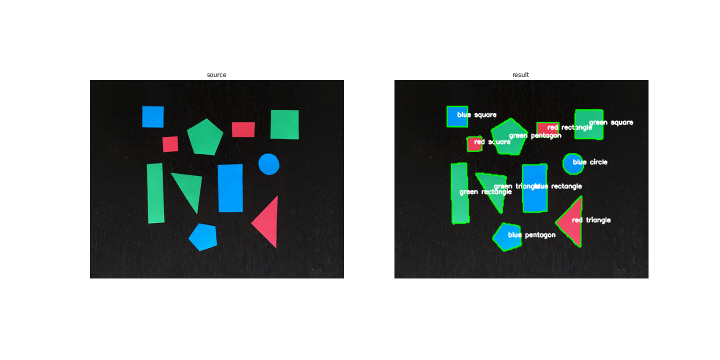
#> input picture HW10/images/Q3.png, 1440 x 720 px, found by its file name (shown at 1/2 size)
$ jupyter execute HW10.ipynb   (shell and % lines are left out)
#> lines starting #> are read from the running program, lines starting #| are printed output that depends on the picture; after the words box and inside, x2 and y2 are one past the last pixel; in counts of white or black regions, pixels touching at a corner belong together
#> further down, image is the input picture: shape (720, 1440, 3); mean B, G, R 172.7, 173.9, 167.8
# HomeWork 10

**DeadLine : 23;59 12 Azar 1398**

**Total points : 100pts**

Import some prerequisites.

[cell 1]
import cv2
import numpy as np
import matplotlib.pyplot as plt
import os
import time

Run this cell for plotting.

[cell 2]
def plotter(img_list, r, w, gray, wr, hr, fig_name = None):
    '''
    Plots images' list with its' caption and saves result image if you want.

    Parameters:
        img_list (list): The list of tuples of image and its' caption.
        r (int): The number of row(s).
        w (int): The number of colunm(s).
        gray (bool): The flag for plotting images in grayscale mode.
        wr (int): The width of one figure.
        hr (int): The height of one figure.
        fig_name (str): The name of the image of the plot. if not set this parameter the plot doesn't save.
    '''

    plt.rcParams['figure.figsize'] = (wr, hr)
    for i in range(len(img_list)):
        plt.subplot(r, w, i + 1)
        if img_list[i][2] == 'img':
            if gray:
                plt.imshow(img_list[i][0], cmap = 'gray')
            else:
                plt.imshow(img_list[i][0])
            plt.xticks([])
            plt.yticks([])
        elif img_list[i][2] == 'hist':
            plt.bar(np.arange(len(img_list[i][0])), img_list[i][0], color = 'c')
        else:
            raise Exception("Only image or histogram. Use third parameter of tuples in img_list and set it to img or hist.")
        plt.title(img_list[i][1])
    if fig_name is not None:
        plt.savefig(fig_name + '.png')
    plt.show()

# PART 3

**Point : 35 pts**

Here is for your helper functions(optional).

[cell 3]
from scipy.spatial import distance as dist
from collections import OrderedDict
import imutils

class ShapeDetector:
    def __init__(self):
        pass
    def detect(self, c):
        shape = "unidentified"
        peri = cv2.arcLength(c, True)
        approx = cv2.approxPolyDP(c, 0.04 * peri, True)
        if len(approx) == 3:
            shape = "triangle"
        elif len(approx) == 4:
            (x, y, w, h) = cv2.boundingRect(approx)
            ar = w / float(h)
            shape = "square" if ar >= 0.95 and ar <= 1.05 else "rectangle"
        elif len(approx) == 5:
            shape = "pentagon"
        else:
            shape = "circle"
        return shape

class ColorLabeler:
    def __init__(self):
        # initialize the colors dictionary, containing the color
        # name as the key and the RGB tuple as the value
        colors = OrderedDict({
            "red": (255, 0, 0),
            "green": (0, 255, 0),
            "blue": (0, 0, 255)})
        # allocate memory for the L*a*b* image, then initialize
        # the color names list
        self.lab = np.zeros((len(colors), 1, 3), dtype="uint8")
        self.colorNames = []
        # loop over the colors dictionary
        for (i, (name, rgb)) in enumerate(colors.items()):
            # update the L*a*b* array and the color names list
            self.lab[i] = rgb
            self.colorNames.append(name)
        # convert the L*a*b* array from the RGB color space
        # to L*a*b*
        self.lab = cv2.cvtColor(self.lab, cv2.COLOR_RGB2LAB)

    def label(self, image, c):
        # construct a mask for the contour, then compute the
        # average L*a*b* value for the masked region
        mask = np.zeros(image.shape[:2], dtype="uint8")
        cv2.drawContours(mask, [c], -1, 255, -1)
        mask = cv2.erode(mask, None, iterations=2)
        mean = cv2.mean(image, mask=mask)[:3]
        # initialize the minimum distance found thus far
        minDist = (np.inf, None)
        # loop over the known L*a*b* color values
        for (i, row) in enumerate(self.lab):
            # compute the distance between the current L*a*b*
            # color value and the mean of the image
            d = dist.euclidean(row[0], mean)
            # if the distance is smaller than the current distance,
            # then update the bookkeeping variable
            if d < minDist[0]:
                minDist = (d, i)
        # return the name of the color with the smallest distance
        return self.colorNames[minDist[1]]

Implement this function to detect shapes and their colors in an input image.

[cell 4]
def detect_shape_color(image):
    '''
    Detects shapes and their color in the input image.

    Parameters:
        image (numpy.ndarray): The input image.

    Returns:
        numpy.ndarray: The result image.
    '''

    result = image.copy()

    #Write your code here
    resized = imutils.resize(image, width=300)
    ratio = image.shape[0] / float(resized.shape[0])
#> ratio = 4.8
    blurred = cv2.GaussianBlur(resized, (5, 5), 0)
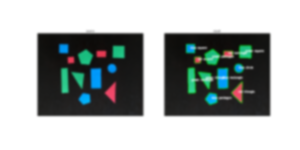
#> blurred: shape (150, 300, 3); mean B, G, R 172.7, 173.8, 167.8
    gray = cv2.cvtColor(blurred, cv2.COLOR_BGR2GRAY)
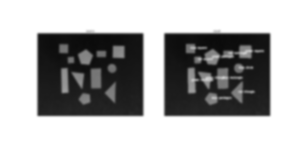
#> gray: shape (150, 300); min 10, max 255, mean 171.9
    lab = cv2.cvtColor(blurred, cv2.COLOR_BGR2LAB)
#> lab: shape (150, 300, 3); mean of channels 0, 1, 2 173.7, 126.5, 128.5
    thresh = cv2.threshold(gray, 60, 255, cv2.THRESH_BINARY)[1]
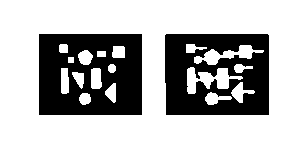
#> thresh: shape (150, 300); 70% white; 2 black regions
    # find contours in the thresholded image
    cnts = cv2.findContours(thresh.copy(), cv2.RETR_EXTERNAL, cv2.CHAIN_APPROX_SIMPLE)
#> cnts = 1 contour; box (x1, y1, x2, y2) and area: (0, 0, 300, 150) 44551
    cnts = imutils.grab_contours(cnts)
#> cnts = [[[0, 0], [0, 149], [299, 149], [299, 0]]]
    # initialize the shape detector and color labeler
    sd = ShapeDetector()
    cl = ColorLabeler()
    for c in cnts:
        # compute the center of the contour
        M = cv2.moments(c)
        cX = int((M["m10"] / M["m00"]) * ratio)
        cY = int((M["m01"] / M["m00"]) * ratio)
        # detect the shape of the contour and label the color
        shape = sd.detect(c)
        color = cl.label(lab, c)
        # multiply the contour (x, y)-coordinates by the resize ratio,
        # then draw the contours and the name of the shape and labeled
        # color on the image
        c = c.astype("float")
        c *= ratio
        c = c.astype("int")
        text = "{} {}".format(color, shape)
        cv2.drawContours(result, [c], -1, (0, 255, 0), 2)
        cv2.putText(result, text, (cX, cY), cv2.FONT_HERSHEY_SIMPLEX, 0.5, (255, 255, 255), 2)
#> this loop made 1 pass
#> (c, cX, cY, shape, peri in detect, approx in detect, x in detect, y in detect) on pass 1: ([[0, 0], [0, 715], [1435, 715], [1435, 0]], 717, 357, 'rectangle', 896, [[0, 0], [0, 149], [299, 149], [299, 0]], 0, 0)
#> result: shape (720, 1440, 3); 1.06% of pixels changed, all inside (x1, y1, x2, y2) = (0, 0, 1437, 717)

    return result

Test your implementation (don't change this cell).

[cell 5]
image_list = []
image = cv2.imread(os.path.join('images', 'q3.png'))
image_list.append([cv2.cvtColor(image, cv2.COLOR_BGR2RGB), 'source', 'img'])
image_list.append([cv2.cvtColor(detect_shape_color(image), cv2.COLOR_BGR2RGB), 'result', 'img'])
plotter(image_list, 1, 2, False, 20, 10, 'Q3')
#> the loop in plotter, `for i in range(len(img_list)):` made 2 passes
#> in plotter, `plt.savefig(fig_name + '.png')`:
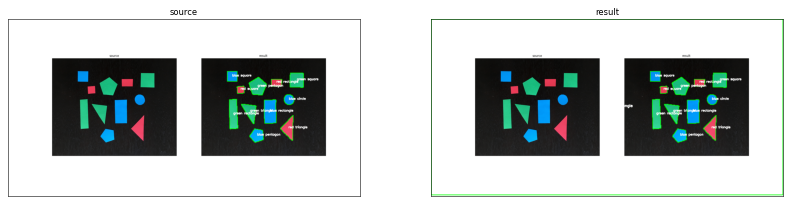
#> figure drawn by matplotlib, 2 panels

# PART 4

**Point : 40 pts**

Here is for your helper functions(optional).

Please, set your structuring element here:

[cell 6]
structuring_element = np.ones((51,51))
#> structuring_element: shape (51, 51) float64; every value is 1
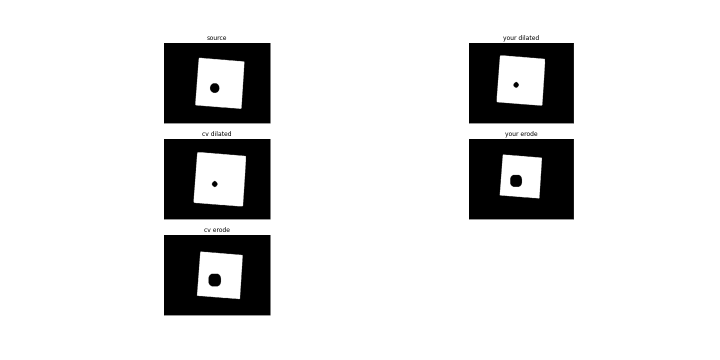
#> input picture HW10/images/Q4.png, 1440 x 720 px, found by its file name (shown at 1/2 size)
#> further down, image is the input picture: shape (720, 1440); min 0, max 255, mean 222.8

Implement this function to dilate the input image with a square element without using the OpenCV methods.

[cell 7]
def your_dilate(image, structuring_element):
    '''
    Applies your dilation.

    Parameters:
        image (numpy.ndarray): The input image.
        structuring_element (numpy.ndarray): The structuring element must be square.

    Returns:
        numpy.ndarray: The result image.
    '''

    result = image.copy()

    #Write your code here
#     result = cv2.filter2D(image, -1, structuring_element)
    border = 25
    image = cv2.copyMakeBorder(image, border, border, border, border, cv2.BORDER_REPLICATE)
#> image: shape (770, 1490)
    result = cv2.copyMakeBorder(image, border, border, border, border, cv2.BORDER_REPLICATE)
#> result: shape (820, 1540)

    for i in range(0, image.shape[0]-50):
        for j in range(0, image.shape[1]-50):
            if image[i+25, j+25] == 255:
                result[i:i+51, j:j+51] = 255
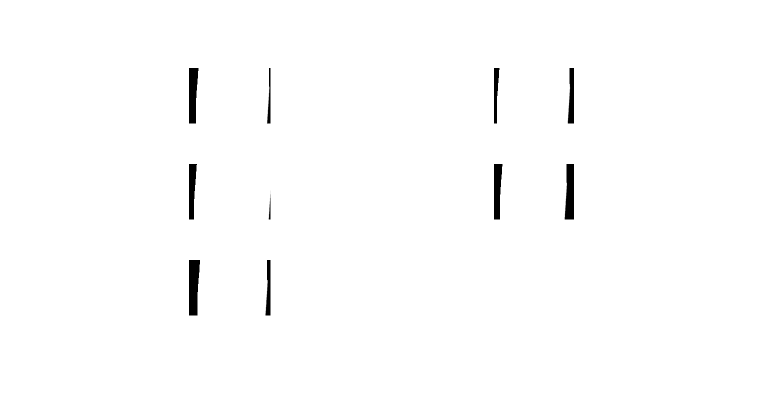
#> result: shape (820, 1540) (shown at 1/2 size); min 0, max 255, mean 252.7

    for i in range(25, result.shape[0]-24):
        for j in range(25, result.shape[1]-24):
            result[i-25,j-25] = result[i,j]
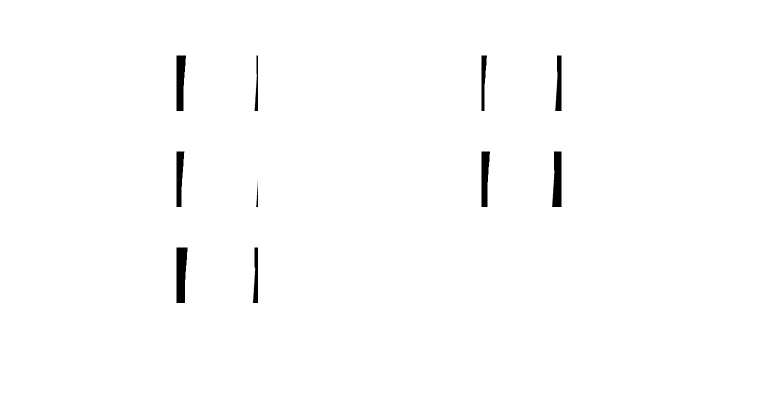
#> result: shape (820, 1540) (shown at 1/2 size); 1.89% of pixels changed, all inside (x1, y1, x2, y2) = (353, 111, 1148, 631)

    return result

Implement this function to erode the input image with a square element without using the OpenCV methods.

[cell 8]
def your_erode(image, structuring_element):
    '''
    Applies your erosion.

    Parameters:
        image (numpy.ndarray): The input image.
        structuring_element (numpy.ndarray): The structuring element must be square.

    Returns:
        numpy.ndarray: The result image.
    '''

    result = image.copy()

    #Write your code here
    border = 25
    image = cv2.copyMakeBorder(image, border, border, border, border, cv2.BORDER_REPLICATE)
    result = cv2.copyMakeBorder(image, border, border, border, border, cv2.BORDER_REPLICATE)

    for i in range(0, image.shape[0]-50):
        for j in range(0, image.shape[1]-50):
            if (image[i:i+51, j:j+51] == 255).all():
                result[i+25, j+25] = 255
            else:
                result[i+25, j+25] = 0
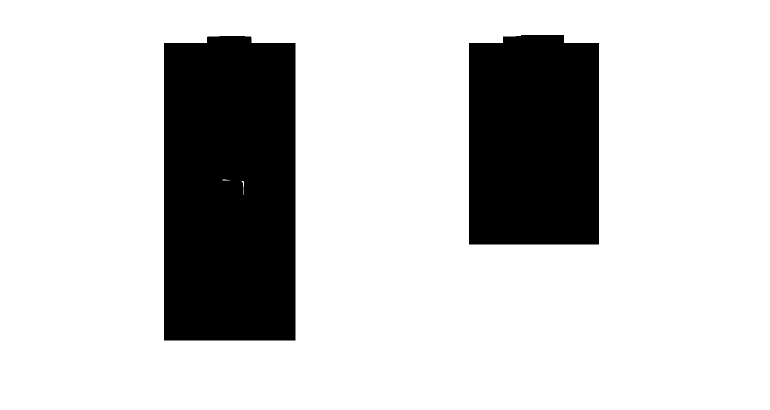
#> result: shape (820, 1540) (shown at 1/2 size); 79.1% white; 2 black regions, box (x1, y1, x2, y2) and area: (328, 72, 591, 681) 157622, (938, 70, 1198, 489) 106634

    for i in range(25, result.shape[0]-24):
        for j in range(25, result.shape[1]-24):
            result[i-25,j-25] = result[i,j]
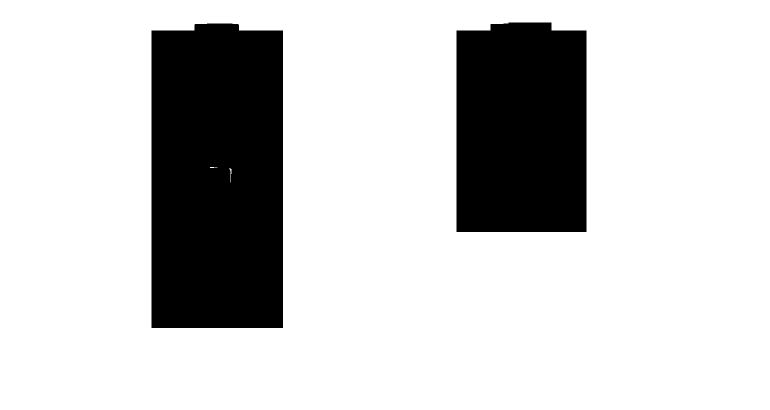
#> result: shape (820, 1540) (shown at 1/2 size); 79.1% white; 2 black regions, box (x1, y1, x2, y2) and area: (303, 47, 566, 656) 157622, (913, 45, 1173, 464) 106634

    return result

Implement this function to dilate the input image with a square element using the OpenCV methods.

[cell 9]
def cv_dilate(image, structuring_element):
    '''
    Applies OpenCV dilation.

    Parameters:
        image (numpy.ndarray): The input image.
        structuring_element (numpy.ndarray): The structuring element must be square.

    Returns:
        numpy.ndarray: The result image.
    '''

    result = image.copy()

    #Write your code here
    result = cv2.dilate(image, structuring_element)

    return result

Implement this function to erode the input image with a square element using the OpenCV methods.

[cell 10]
def cv_erode(image, structuring_element):
    '''
    Applys OpenCV erosion.

    Parameters:
        image (numpy.ndarray): The input image.
        structuring_element (numpy.ndarray): The structuring element must be square.

    Returns:
        numpy.ndarray: The result image.
    '''

    result = image.copy()

    #Write your code here
    result = cv2.erode(image, structuring_element)
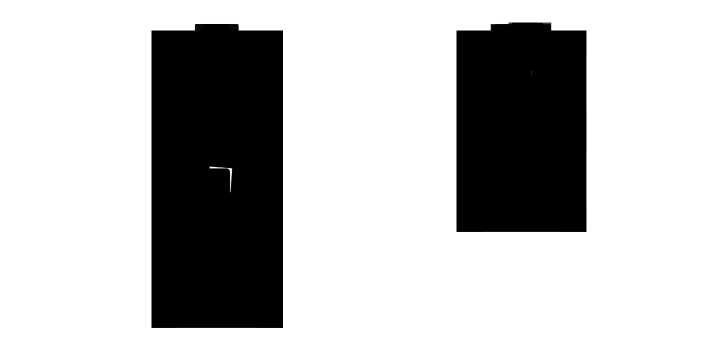
#> result: shape (720, 1440) (shown at 1/2 size); min 0, max 255, mean 190.1

    return result

Test your implementation (don't change this cell).

[cell 11]
image_list = []
image = cv2.imread(os.path.join('images', 'q4.png'), cv2.IMREAD_GRAYSCALE)
image_list.append([image, 'source', 'img'])
t1 = time.time()
y_dilate = your_dilate(image, structuring_element)
t2 = time.time()
print('time for your_dilate: %f s' % (t2 - t1))
t1 = time.time()
c_dilate = cv_dilate(image, structuring_element)
t2 = time.time()
print('time for cv_dilate: %f s' % (t2 - t1))
t1 = time.time()
y_erode = your_erode(image, structuring_element)
t2 = time.time()
print('time for your_erode: %f s' % (t2 - t1))
t1 = time.time()
c_erode = cv_erode(image, structuring_element)
t2 = time.time()
print('time for cv_erode: %f s' % (t2 - t1))
image_list.append([y_dilate, 'your dilated', 'img'])
image_list.append([c_dilate, 'cv dilated', 'img'])
image_list.append([y_erode, 'your erode', 'img'])
image_list.append([c_erode, 'cv erode', 'img'])
plotter(image_list, 3, 2, True, 20, 10, 'Q4')
#> the loop in plotter (call 2), `for i in range(len(img_list)):` made 5 passes
